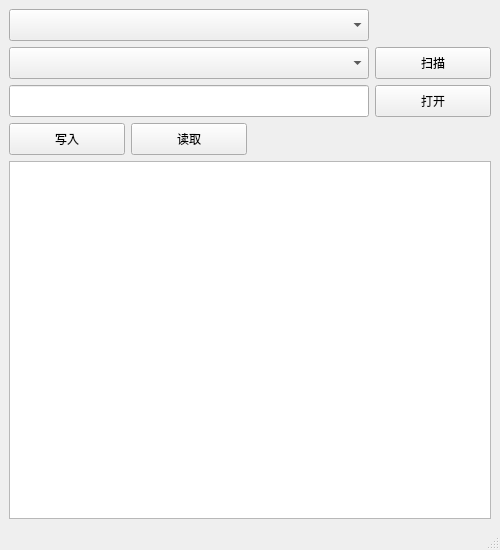
<?xml version="1.0" encoding="UTF-8"?>
<ui version="4.0">
 <class>MyMainWindow</class>
 <widget class="QMainWindow" name="MyMainWindow">
  <property name="geometry">
   <rect>
    <x>0</x>
    <y>0</y>
    <width>500</width>
    <height>550</height>
   </rect>
  </property>
  <property name="minimumSize">
   <size>
    <width>500</width>
    <height>550</height>
   </size>
  </property>
  <property name="maximumSize">
   <size>
    <width>500</width>
    <height>550</height>
   </size>
  </property>
  <property name="windowTitle">
   <string>EEPROMTool</string>
  </property>
  <widget class="QWidget" name="centralwidget">
   <layout class="QVBoxLayout" name="verticalLayout">
    <item>
     <layout class="QGridLayout" name="gridLayout">
      <item row="3" column="0">
       <widget class="QPushButton" name="pushButton_write">
        <property name="minimumSize">
         <size>
          <width>0</width>
          <height>32</height>
         </size>
        </property>
        <property name="maximumSize">
         <size>
          <width>16777215</width>
          <height>32</height>
         </size>
        </property>
        <property name="text">
         <string>写入</string>
        </property>
       </widget>
      </item>
      <item row="1" column="0" colspan="3">
       <widget class="QComboBox" name="comboBox_slave">
        <property name="minimumSize">
         <size>
          <width>0</width>
          <height>32</height>
         </size>
        </property>
        <property name="maximumSize">
         <size>
          <width>16777215</width>
          <height>32</height>
         </size>
        </property>
       </widget>
      </item>
      <item row="2" column="3">
       <widget class="QPushButton" name="pushButton_open">
        <property name="minimumSize">
         <size>
          <width>0</width>
          <height>32</height>
         </size>
        </property>
        <property name="maximumSize">
         <size>
          <width>16777215</width>
          <height>32</height>
         </size>
        </property>
        <property name="text">
         <string>打开</string>
        </property>
       </widget>
      </item>
      <item row="0" column="0" colspan="3">
       <widget class="QComboBox" name="comboBox_eth">
        <property name="minimumSize">
         <size>
          <width>0</width>
          <height>32</height>
         </size>
        </property>
        <property name="maximumSize">
         <size>
          <width>16777215</width>
          <height>32</height>
         </size>
        </property>
       </widget>
      </item>
      <item row="1" column="3">
       <widget class="QPushButton" name="pushButton_scan">
        <property name="minimumSize">
         <size>
          <width>0</width>
          <height>32</height>
         </size>
        </property>
        <property name="maximumSize">
         <size>
          <width>16777215</width>
          <height>32</height>
         </size>
        </property>
        <property name="text">
         <string>扫描</string>
        </property>
       </widget>
      </item>
      <item row="2" column="0" colspan="3">
       <widget class="QLineEdit" name="lineEdit_file">
        <property name="minimumSize">
         <size>
          <width>0</width>
          <height>32</height>
         </size>
        </property>
        <property name="maximumSize">
         <size>
          <width>16777215</width>
          <height>32</height>
         </size>
        </property>
       </widget>
      </item>
      <item row="3" column="1">
       <widget class="QPushButton" name="pushButton_read">
        <property name="minimumSize">
         <size>
          <width>0</width>
          <height>32</height>
         </size>
        </property>
        <property name="maximumSize">
         <size>
          <width>16777215</width>
          <height>32</height>
         </size>
        </property>
        <property name="text">
         <string>读取</string>
        </property>
       </widget>
      </item>
     </layout>
    </item>
    <item>
     <widget class="QTextBrowser" name="textBrowser"/>
    </item>
   </layout>
  </widget>
  <widget class="QMenuBar" name="menubar">
   <property name="geometry">
    <rect>
     <x>0</x>
     <y>0</y>
     <width>500</width>
     <height>26</height>
    </rect>
   </property>
  </widget>
  <widget class="QStatusBar" name="statusbar"/>
 </widget>
 <resources/>
 <connections/>
</ui>
